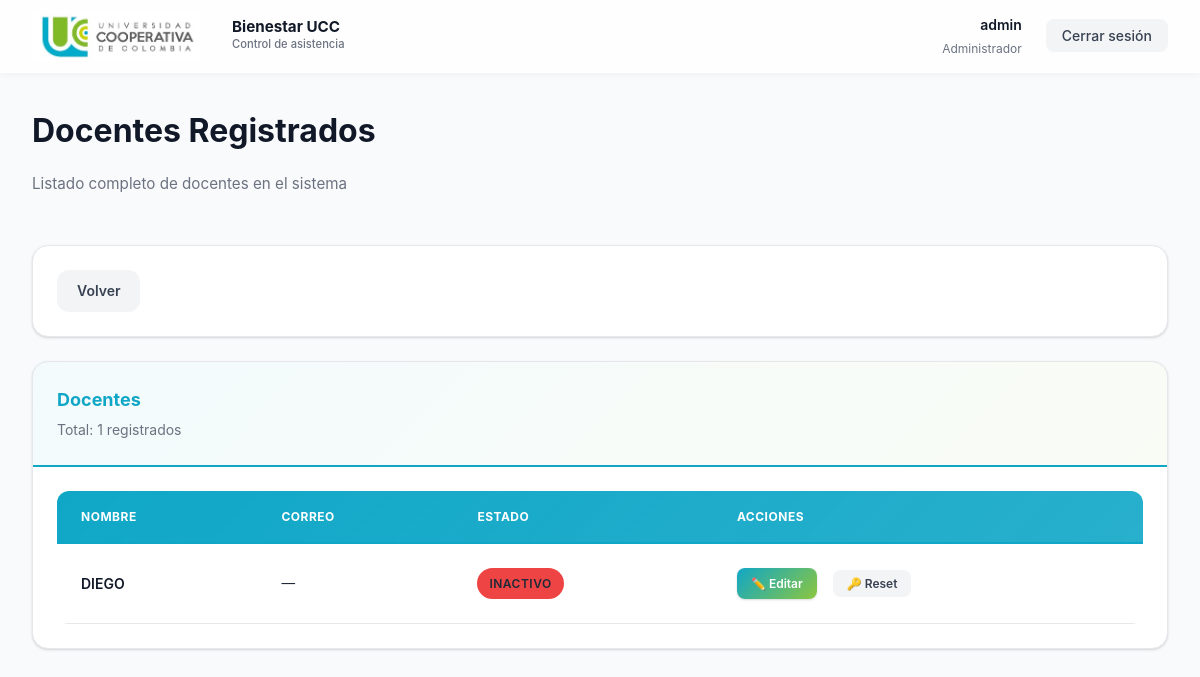
Page /admin/view_docentes (signed in) on the committed database.
### models.py (models this page shows, shortened)
class User(UserMixin, db.Model):
    __tablename__ = 'users'
    id = db.Column(db.Integer, primary_key=True)
    nombre = db.Column(db.String(120), nullable=False)
    apellido = db.Column(db.String(120))
    cedula = db.Column(db.String(50), unique=True)
    celular = db.Column(db.String(40))
    correo_personal = db.Column(db.String(120))
    correo = db.Column(db.String(120), unique=True, nullable=False)
    password_hash = db.Column(db.String(512), nullable=False)
    rol = db.Column(db.String(30), nullable=False)
    area = db.Column(db.String(80))

### app.py (the view)
@app.route('/admin/view_docentes')
@login_required
def view_docentes():
    if current_user.rol != 'admin':
        flash('Acceso denegado', 'danger')
        return redirect(url_for('index'))
    docentes = User.query.filter_by(rol='docente').order_by(User.id.desc()).all()
    return render_template('admin_view_docentes.html', docentes=docentes)

### app.py (called while the page is built, shortened)
@login_manager.user_loader
def load_user(user_id):
    try:
        return db.session.get(User, int(user_id))
    except Exception:
        return None

def get_csrf_token():
    token = session.get('_csrf_token')
    if not token:
        token = secrets.token_urlsafe(32)
        session['_csrf_token'] = token
    return token

@app.context_processor
def inject_csrf_token():
    return {'csrf_token': get_csrf_token}

@app.before_request
def protect_from_csrf():
    if not app.config.get('SECURITY_HARDENING_ENABLED', False):
        return None

@app.after_request
def set_security_headers(response):
    if not app.config.get('SECURITY_HARDENING_ENABLED', False):
        return response

@app.before_request
def enforce_session_inactivity_timeout():
    if not app.config.get('SECURITY_HARDENING_ENABLED', False):
        return None

@app.before_request
def force_student_password_change():
    if not getattr(current_user, 'is_authenticated', False):
        return None
    if not session.get('force_password_change'):
        return None
    allowed_endpoints = {'change_password', 'logout', 'static'}
    if request.endpoint in allowed_endpoints:
        return None
    return redirect(url_for('change_password'))

### templates/admin_view_docentes.html (shortened to what this page needs)
{% extends 'base.html' %}
{% block content %}
<div class="dashboard-header">
  <h1 class="dashboard-title">Docentes Registrados</h1>
  <p class="dashboard-subtitle">Listado completo de docentes en el sistema</p>
</div>
<div class="card mb-3">
  <div style="display: flex; gap: var(--spacing-md);">
    <a href="{{ url_for('admin_dashboard') }}" class="btn btn-secondary">Volver</a>
  </div>
</div>
<div class="card">
  <div class="card-header">
    <div>
      <div class="card-title">Docentes</div>
      <div class="card-subtitle">Total: {{ docentes|length }} registrados</div>
    </div>
  </div>
  <div class="card-content">
    {% if docentes %}
      <div class="table-wrapper">
        <table class="table">
          <thead>
            <tr>
              <th>Nombre</th>
              <th>Correo</th>
              <th>Estado</th>
              <th>Acciones</th>
            </tr>
          </thead>
          <tbody>
          {% for d in docentes %}
            <tr>
              <td>
                <div style="font-weight: 600; color: var(--gray-900);">{{ d.nombre }}</div>
              </td>
              <td>
                <span style="font-size: 0.85rem;">{{ d.email or '—' }}</span>
              </td>
              <td>
                <span class="badge" style="background-color: {% if d.activo %}var(--success){% else %}var(--danger){% endif %};">
                  {% if d.activo %}Activo{% else %}Inactivo{% endif %}
                </span>
              </td>
              <td>
                <div class="table-actions">
                  <a href="{{ url_for('edit_docente', docente_id=d.id) }}" class="btn btn-sm btn-primary" title="Editar docente">✏️ Editar</a>
                  <form method="post" action="{{ url_for('reset_docente_password', docente_id=d.id) }}" onsubmit="return confirm('¿Resetear contraseña?');" style="display: inline;">
                    <button class="btn btn-sm btn-secondary" type="submit" title="Resetear contraseña">🔑 Reset</button>
                  </form>
                </div>
              </td>
            </tr>
          {% endfor %}
          </tbody>
        </table>
      </div>
    {% else %}
      <div style="text-align: center; padding: 2rem; color: var(--gray-500);">
        <p>No hay docentes registrados.</p>
      </div>
    {% endif %}
  </div>
</div>
{% endblock %}

### templates/base.html (shortened to what this page needs)
<!doctype html>
<html lang="es">
  <head>
    <link rel="stylesheet" href="{{ url_for('static', filename='styles.css') }}">
  </head>
  <body class="{% if request.endpoint == 'login' %}login-page{% endif %}">
    {% if current_user.is_authenticated %}
    <nav class="navbar">
      <div class="navbar-content">
        <div class="navbar-brand">
          <img src="{{ url_for('static', filename='logoucc.jpeg') }}" alt="UCC Logo" class="navbar-logo">
          <div>
            <div class="navbar-title">Bienestar UCC</div>
            <div class="navbar-subtitle">Control de asistencia</div>
          </div>
        </div>
        <div class="navbar-user">
          <div class="user-info">
            <div class="user-name">{{ current_user.nombre }}</div>
            <div class="user-role">
              {% if current_user.rol == 'admin' %}
                Administrador
              {% elif current_user.rol == 'docente' %}
                Docente
              {% else %}
                Estudiante
              {% endif %}
            </div>
          </div>
          <form method="post" action="{{ url_for('logout') }}" style="margin: 0;">
            <button type="submit" class="navbar-logout">Cerrar sesión</button>
          </form>
        </div>
      </div>
    </nav>
    {% endif %}
    <main class="{% if request.endpoint != 'login' %}container{% else %}login-page{% endif %}">
      {% block content %}{% endblock %}
    </main>
  </body>
</html>

### rows in the picture
User: nombre "admin"
User: nombre "DIEGO", email "—"

### other values in the picture
{{ docentes|length }} "1"
